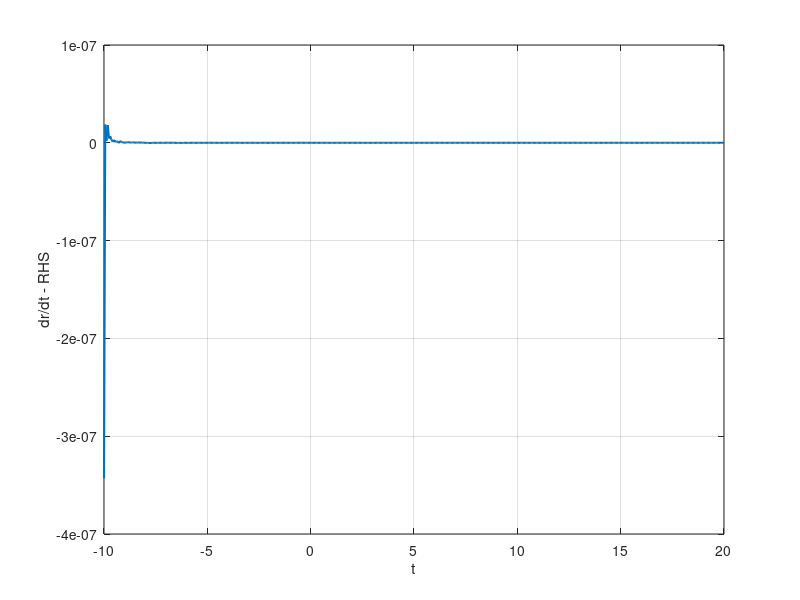

This figure's MATLAB source: (Note: this script raises an error after producing the figure.)
clear; clc;

% ------------------------------------------------------------------------------------------
% ------------------------------------------------------------------------------------------

%% Description
% This validates that the invariant manifold given by \hat{u}_2 or \hat{u}_3 nonzero, 
% with \hat{u}_1=0 and \hat{u}_3=0 or \hat{u}_2=0, respectively,
% is indeed a solution of the PDE

% validation performed by both solving the ODE and plotting differences,
% as well as using symbolic evaluation

% ------------------------------------------------------------------------------------------
% ------------------------------------------------------------------------------------------

k = 3;
L = 10;
epsilon = 0.05;
t0 = -10;

% closed-form solution
k_hat = k/L;
lambda = @(t) k_hat^2*( -k_hat^2 + epsilon*t );

const_term = @(t) (3*sqrt(pi)*k)/(sqrt(epsilon)*L) * exp(-k^6/(epsilon*L^6)) * ...
         exp( (2*k^4/(L^4))*t - (epsilon*k^2/(L^2)).*t.^2 );

img_term = @(t) ( erfi((sqrt(epsilon)*k/L)*t - k^3/(sqrt(epsilon)*L^3)) ...
                  - erfi((sqrt(epsilon)*k/L)*t0 - k^3/(sqrt(epsilon)*L^3)) );

IC_term = @(t) exp( (2*k^4/(L^4))*t - (epsilon*k^2/(L^2)).*t.^2 - (2*k^4/(L^4))*t0 + (epsilon*k^2/(L^2)).*t0.^2);

% IC
r_k_0 = 10; %(const_term(t0).*img_term(t0)/(1-IC_term(t0)))^(-1/2); % must be nonzero

r_k = @(t) (const_term(t).*img_term(t) + r_k_0^(-2)*IC_term(t)).^(-1/2);

% derivative
dt = 1e-6;
drdt = @(t) (r_k(t+dt)-r_k(t-dt))/(2*dt);

% Right-hand side of ODE
rhs = @(t) lambda(t).*r_k(t) - (k^2*3/L^2).*r_k(t).^3;

% Compare
t = linspace(t0,20,500);   % avoid t=0 where the formula is singular

err = drdt(t) - rhs(t);

fprintf('Maximum absolute error = %.3e\n', max(abs(err)));

figure;
% plot(t,rhs(t),'LineWidth',1.5)
% plot(t,drdt(t),'LineWidth',1.5, 'Color', '[0.1,0.1,0.1]')
plot(t,err,'LineWidth',1.5)
xlabel('t')
ylabel('dr/dt - RHS')
grid on
%title('Residual of ODE')

% ------------------------------------------------------------------------------------------
% ------------------------------------------------------------------------------------------


syms t t0 k L eps r0 real
assumeAlso([k L eps r0] > 0)
assumeAlso(t0,'real')

A = k^4/L^4;
B = k^2*eps/L^2;
C = 3*k^2/L^2;

% Closed-form solution
const = (3*sqrt(sym(pi))*k)/(sqrt(eps)*L) ...
    * exp(-k^6/(eps*L^6)) ...
    * exp(2*A*t - B*t^2);

img = erfi((sqrt(eps)*k/L)*t - k^3/(sqrt(eps)*L^3)) ...
    - erfi((sqrt(eps)*k/L)*t0 - k^3/(sqrt(eps)*L^3));

IC = r0^(-2)*exp(2*A*t - B*t^2);

r = (const*img + IC)^(-1/2);

% Symbolic derivative
drdt = simplify(diff(r,t),'Steps',100);

% RHS of ODE
lambda = (k^2/L^2)*(-k^2/L^2 + eps*t);
rhs = lambda*r - C*r^3;

% Residual
residual = simplify(expand(drdt-rhs),'Steps',200);

disp(residual)
